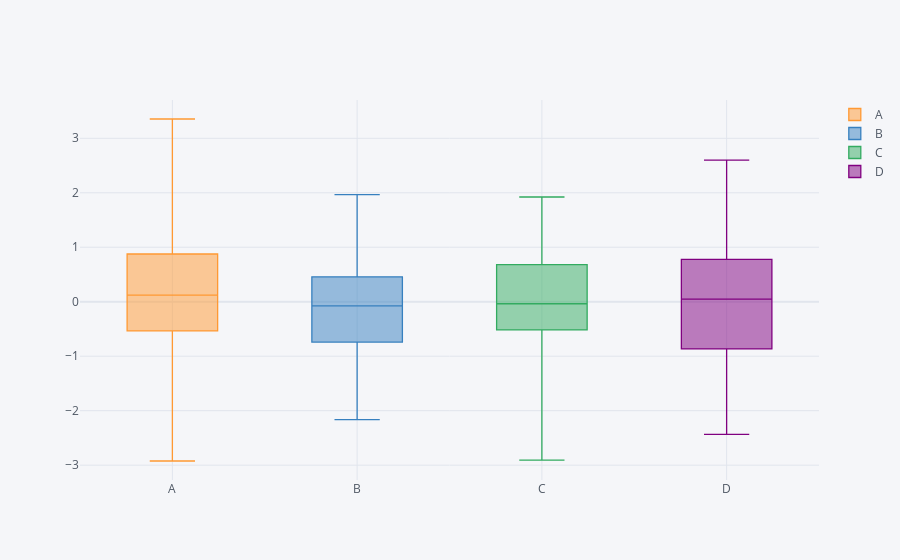

Source (notebook cell):
### Markdown cell above
**Boxplot**

### Code cell
df1.iplot(kind='box')
